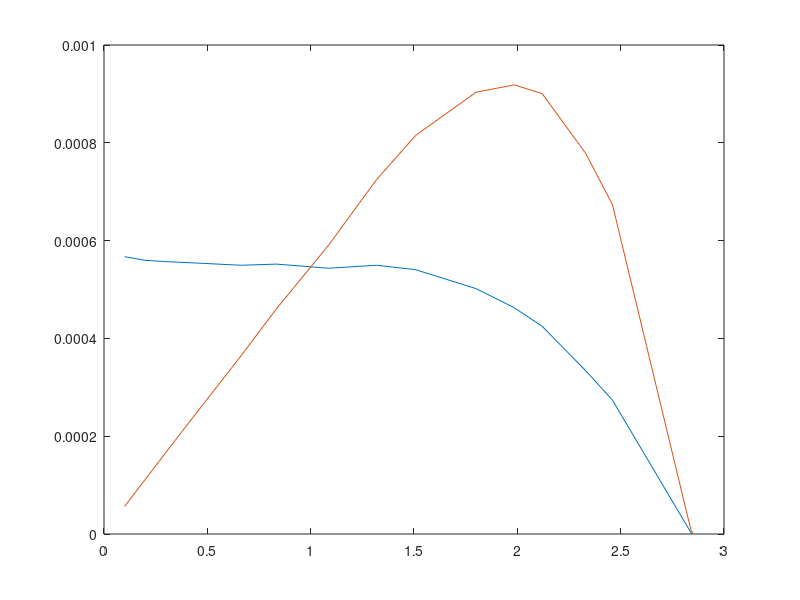

MATLAB code to generate this figure:
%n = 35.0966;
%is = 1.422*10^-7;
%v = (-2 : 0.01 : 2);
%vt = 25.85*10^-3;
%iem = diode(is, v, n, vt);

load data.txt;
vdata = data(:, 1);
idata = data(:, 2);
pdata = data(:, 3);

hold off;
%plot(v, iem, vdata, idata);
plot(vdata, idata, vdata, pdata);

clear data;
